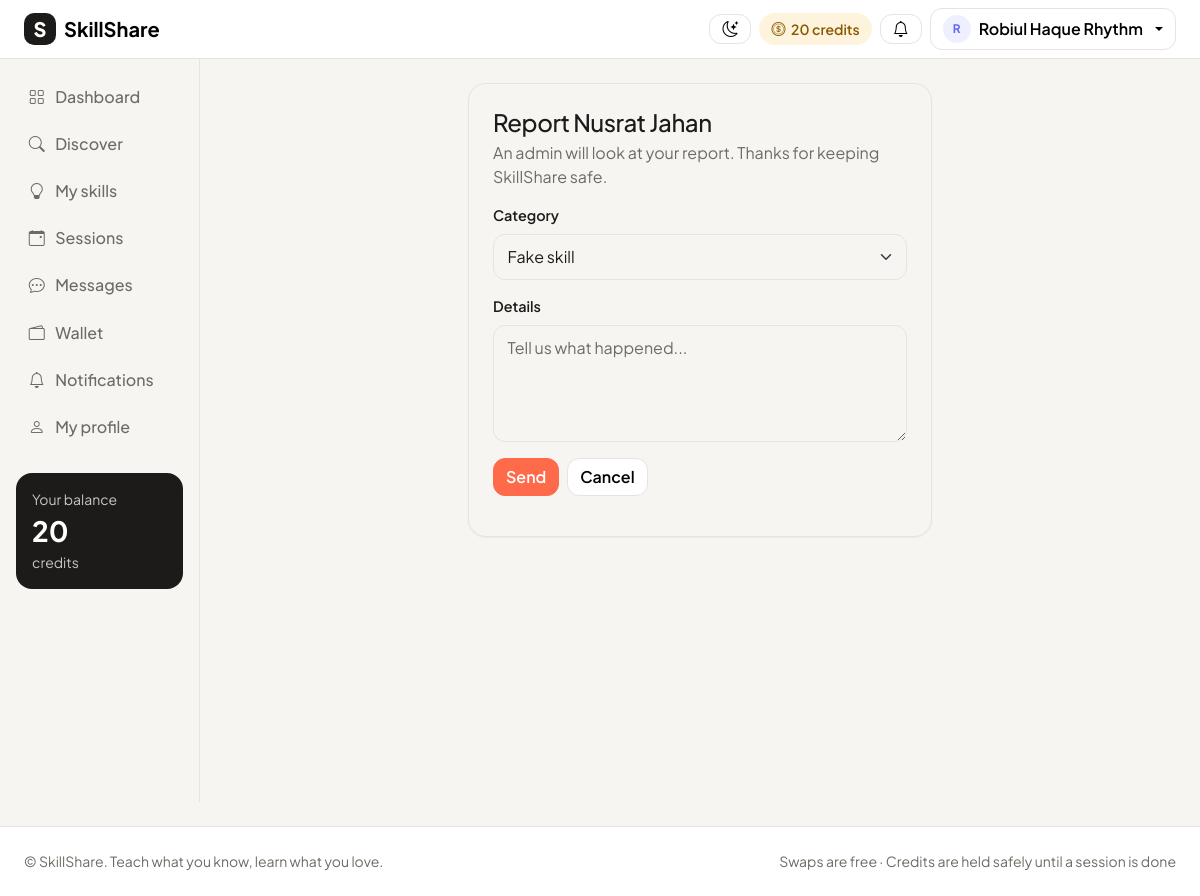
Page /people/4/report/ (signed in) on the committed database.
### accounts/models.py (models this page shows, shortened)
class User(AbstractUser):
    ROLE_CHOICES = [
        ("user", "User"),
        ("admin", "Admin"),
    ]
    role = models.CharField(max_length=10, choices=ROLE_CHOICES, default="user")
    bio = models.TextField(blank=True)
    location = models.CharField(max_length=100, blank=True)
    photo = models.ImageField(upload_to="photos/", blank=True, null=True)
    credits = models.IntegerField(default=20)  # every new user gets 20 credits
    def is_admin(self):
        return self.role == "admin"
    def display_name(self):
        return self.get_full_name() or self.username
    def __str__(self):
        return self.display_name()

### feedback/views.py (the view, shortened to what this page needs)
# urls.py: path("people/<int:pk>/report/", feedback_views.report_user, name="report_user"),
@login_required
def report_user(request, pk):
    person = get_object_or_404(User, pk=pk)
    form = ReportForm(request.POST or None)
    context = {"form": form, "title": f"Report {person}", "back_url": f"/people/{person.pk}/"}
    return render(request, "feedback/report_form.html", context)

### feedback/forms.py
class ReportForm(forms.ModelForm):
    class Meta:
        model = Report
        fields = ["category", "details"]
        widgets = {
            "details": forms.Textarea(attrs={"rows": 4, "placeholder": "Tell us what happened..."}),
        }
    def __init__(self, *args, **kwargs):
        super().__init__(*args, **kwargs)
        self.fields["category"].choices = [
            ("fake_skill", "Fake skill"),
            ("misleading_profile", "Misleading profile"),
            ("inappropriate", "Inappropriate behavior"),
            ("session_complaint", "Session complaint"),
        ]
        add_bootstrap_classes(self)

### accounts/forms.py (called while the page is built)
def add_bootstrap_classes(form):
    for field in form.fields.values():
        if isinstance(field.widget, forms.Select):
            field.widget.attrs["class"] = "form-select"
        else:
            field.widget.attrs["class"] = "form-control"

### templates/feedback/report_form.html (shortened to what this page needs)
{% extends "base.html" %}
{% block content %}
<div class="row justify-content-center">
  <div class="col-md-8 col-lg-6">
    <div class="card p-4">
      <h1 class="h4 mb-1">{{ title }}</h1>
      {% if session %}
        <p class="text-secondary">{{ session.skill }} · {{ session.date|date:"M j, Y" }} at {{ session.time|time:"H:i" }}</p>
      {% else %}
        <p class="text-secondary">An admin will look at your report. Thanks for keeping SkillShare safe.</p>
      {% endif %}
      <form method="post">
        {% include "shared/_form_fields.html" with form=form %}
        <div class="d-flex gap-2">
          <button type="submit" class="btn btn-coral">Send</button>
          <a href="{{ back_url }}" class="btn btn-light">Cancel</a>
        </div>
      </form>
    </div>
  </div>
</div>
{% endblock %}

### templates/base.html (shortened to what this page needs)
{% load static %}
<html lang="en">
<head>
  <link href="https://cdn.jsdelivr.net/npm/bootstrap@5.3.3/dist/css/bootstrap.min.css" rel="stylesheet">
  <link href="https://cdn.jsdelivr.net/npm/bootstrap-icons@1.11.3/font/bootstrap-icons.min.css" rel="stylesheet">
  <link href="{% static 'accounts/base.css' %}?v=4" rel="stylesheet">
</head>
<body>
  <nav class="navbar navbar-expand bg-body border-bottom sticky-top">
    <div class="container-fluid px-3 px-lg-4">
      <a class="navbar-brand d-flex align-items-center gap-2" href="{% url 'home' %}" title="SkillShare home">
        <span class="brand-mark">S</span>
        <span class="fw-bold">SkillShare</span>
      </a>
      <div class="ms-auto d-flex align-items-center gap-2">
        <button class="btn btn-light" type="button" id="theme-toggle" title="Switch theme" aria-label="Switch between light and dark theme">
          <i class="bi bi-moon-stars" id="theme-icon"></i>
        </button>
        {% if user.is_authenticated %}
          {% if not user.is_admin %}
            <span class="credit-pill d-none d-sm-inline-flex">
              <i class="bi bi-coin"></i> {{ user.credits }} credits
            </span>
          {% endif %}
          <a href="{% url 'notifications' %}" class="btn btn-light position-relative" title="Notifications">
            <i class="bi bi-bell"></i>
          </a>
          <div class="dropdown">
            <button class="btn btn-light dropdown-toggle d-flex align-items-center gap-2" data-bs-toggle="dropdown">
              {% include "shared/_avatar.html" with person=user size=28 %}
              <span class="d-none d-md-inline">{{ user.display_name }}</span>
            </button>
          </div>
        {% else %}
          <a href="{% url 'login' %}" class="btn btn-light">Log in</a>
          <a href="{% url 'register' %}" class="btn btn-coral">Join free</a>
        {% endif %}
      </div>
    </div>
  </nav>
  <div class="container-fluid">
    <div class="row">
        {% if user.is_authenticated or request.resolver_match.url_name != 'home' %}
      <aside class="col-lg-2 p-0">
        <div class="offcanvas-lg offcanvas-start sidebar" tabindex="-1" id="sidebar">
          <div class="offcanvas-body d-block p-3">
            {% with name=request.resolver_match.url_name %}
            <nav class="nav flex-column gap-1">
              {% if not user.is_authenticated %}
                <a class="nav-link {% if name == 'home' %}active{% endif %}" href="{% url 'home' %}"><i class="bi bi-house"></i> Home</a>
                <a class="nav-link {% if name == 'login' %}active{% endif %}" href="{% url 'login' %}"><i class="bi bi-box-arrow-in-right"></i> Log in</a>
                <a class="nav-link {% if name == 'register' %}active{% endif %}" href="{% url 'register' %}"><i class="bi bi-person-plus"></i> Create account</a>
              {% else %}
                <a class="nav-link {% if name == 'dashboard' %}active{% endif %}" href="{% url 'dashboard' %}"><i class="bi bi-grid"></i> Dashboard</a>
                <a class="nav-link {% if name == 'discover' or name == 'user_profile' %}active{% endif %}" href="{% url 'discover' %}"><i class="bi bi-search"></i> Discover</a>
                <a class="nav-link {% if name == 'skills' %}active{% endif %}" href="{% url 'skills' %}"><i class="bi bi-lightbulb"></i> My skills</a>
                <a class="nav-link {% if name == 'sessions' %}active{% endif %}" href="{% url 'sessions' %}">
                  <i class="bi bi-calendar-event"></i> Sessions
                </a>
                <a class="nav-link {% if name == 'inbox' or name == 'conversation' %}active{% endif %}" href="{% url 'inbox' %}">
                  <i class="bi bi-chat-dots"></i> Messages
                </a>
                <a class="nav-link {% if name == 'wallet' %}active{% endif %}" href="{% url 'wallet' %}"><i class="bi bi-wallet2"></i> Wallet</a>
                <a class="nav-link {% if name == 'notifications' %}active{% endif %}" href="{% url 'notifications' %}"><i class="bi bi-bell"></i> Notifications</a>
                <a class="nav-link {% if name == 'my_profile' %}active{% endif %}" href="{% url 'my_profile' %}"><i class="bi bi-person"></i> My profile</a>
              {% endif %}
            </nav>
            {% endwith %}
            {% if user.is_authenticated and not user.is_admin %}
              <div class="sidebar-wallet mt-4">
                <div class="small opacity-75">Your balance</div>
                <div class="fs-3 fw-bold">{{ user.credits }}</div>
                <div class="small opacity-75">credits</div>
              </div>
            {% endif %}
          </div>
        </div>
      </aside>
      {% endif %}
      <main class="{% if user.is_authenticated or request.resolver_match.url_name != 'home' %}col-lg-10{% else %}col-12{% endif %} py-4 px-3 px-lg-4">
        {% block content %}{% endblock %}
      </main>
    </div>
  </div>
  <footer class="border-top bg-body py-4 mt-4">
    <div class="container-fluid px-4 d-flex flex-column flex-md-row justify-content-between gap-2 small text-secondary">
      <span>&copy; SkillShare. Teach what you know, learn what you love.</span>
      <span>Swaps are free · Credits are held safely until a session is done</span>
    </div>
  </footer>
</body>
</html>

### templates/shared/_avatar.html (shortened to what this page needs)
{% if person.photo %}
  <img src="{{ person.photo.url }}" alt="{{ person }}" class="avatar" style="width: {{ size|default:40 }}px; height: {{ size|default:40 }}px;">
{% else %}
  <span class="avatar avatar-letter" style="width: {{ size|default:40 }}px; height: {{ size|default:40 }}px; font-size: calc({{ size|default:40 }}px * 0.42);">{{ person.display_name|first|upper }}</span>
{% endif %}

### static/accounts/base.css (style rules this page uses)
:root { --charcoal: #1C1B1A; --coral: #FF6B4A; --coral-dark: #E8573A; --indigo: #6366F1; --amber: #F5A524; --green: #16A34A; }
:root:not([data-bs-theme="dark"]) { --canvas: #F7F5F2; --border: #E7E3DD; --muted: #6F6A63; --bs-body-font-family: "Plus Jakarta Sans", system-ui, sans-serif; --bs-body-color: var(--charcoal); --bs-body-bg: var(--canvas); --bs-border-color: var(--border); --bs-secondary-color: var(--muted); --bs-link-color-rgb: 99, 102, 241; color-scheme: light; }
body { min-height: 100vh; display: flex; flex-direction: column; }
body > .container-fluid { flex: 1; }
h1, h2, h3, h4, h5 { font-weight: 700; letter-spacing: -0.02em; }
.text-secondary { color: var(--muted) !important; }
.card { border: 1px solid var(--border); border-radius: 18px; box-shadow: 0 1px 2px rgba(28, 27, 26, 0.04); }
.btn { border-radius: 12px; font-weight: 600; }
.btn-coral { background: var(--coral); border-color: var(--coral); color: #fff; }
.btn-light { background: #fff; border-color: var(--border); }
.form-control, .form-select { border-radius: 12px; border-color: var(--border); padding: .6rem .85rem; }
.brand-mark { width: 32px; height: 32px; border-radius: 10px; background: var(--charcoal); color: #fff; display: inline-flex; align-items: center; justify-content: center; font-weight: 800; }
.credit-pill { align-items: center; gap: .35rem; background: #FEF3DC; color: #8A5A00; padding: .35rem .75rem; border-radius: 999px; font-weight: 600; font-size: .875rem; }
@media (min-width: 992px) { .sidebar { position: sticky; top: 57px; height: calc(100vh - 57px); border-right: 1px solid var(--border); background: #fff; } }
.sidebar .nav-link { display: flex; align-items: center; gap: .65rem; color: var(--muted); border-radius: 12px; padding: .6rem .8rem; font-weight: 500; }
.sidebar-wallet { background: var(--charcoal); color: #fff; border-radius: 16px; padding: 1rem; }
.avatar { border-radius: 50%; object-fit: cover; flex-shrink: 0; }
.avatar-letter { display: inline-flex; align-items: center; justify-content: center; background: #EEF0FF; color: var(--indigo); font-weight: 700; }

### rows in the picture
User: credits "20", display_name|first "R", display_name "Robiul Haque Rhythm"

### other values in the picture
{{ title }} "Report Nusrat Jahan"
{{ field.label }} "Category" "Details"
